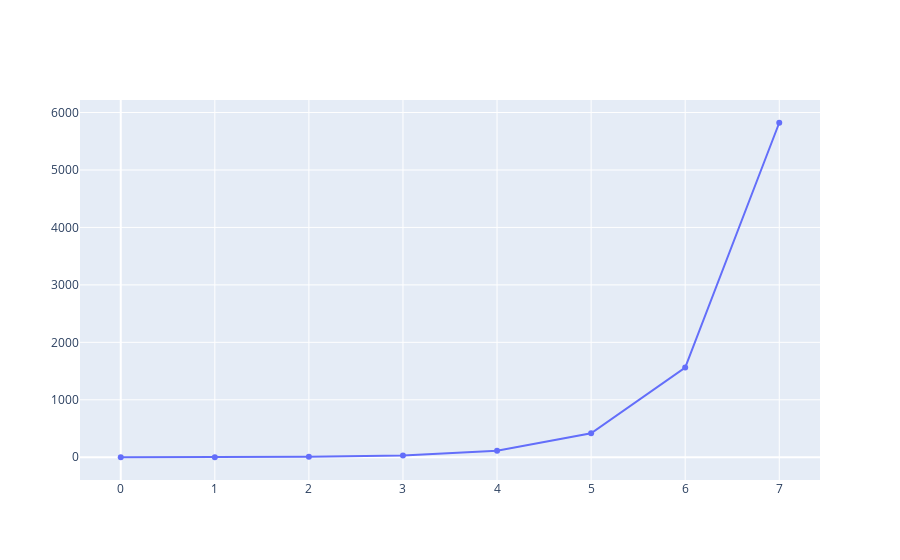

Notebook source saved alongside this figure:
### Code cell
sols_flat = [0] + [s[1] for s in sols]
fig = go.Figure(data=go.Scatter(x=list(range(len(sols_flat))), y=sols_flat))
fig.show()

### Figure 1 — Plotly figure (JSON) as saved in the notebook; plotly's stock layout.template omitted (floating-point values rounded to 4 significant figures)
{"data": [{"type": "scatter", "x": [0, 1, 2, 3, 4, 5, 6, 7], "y": [0, 2, 8, 30, 112, 418, 1560, 5822]}], "layout": {}}
